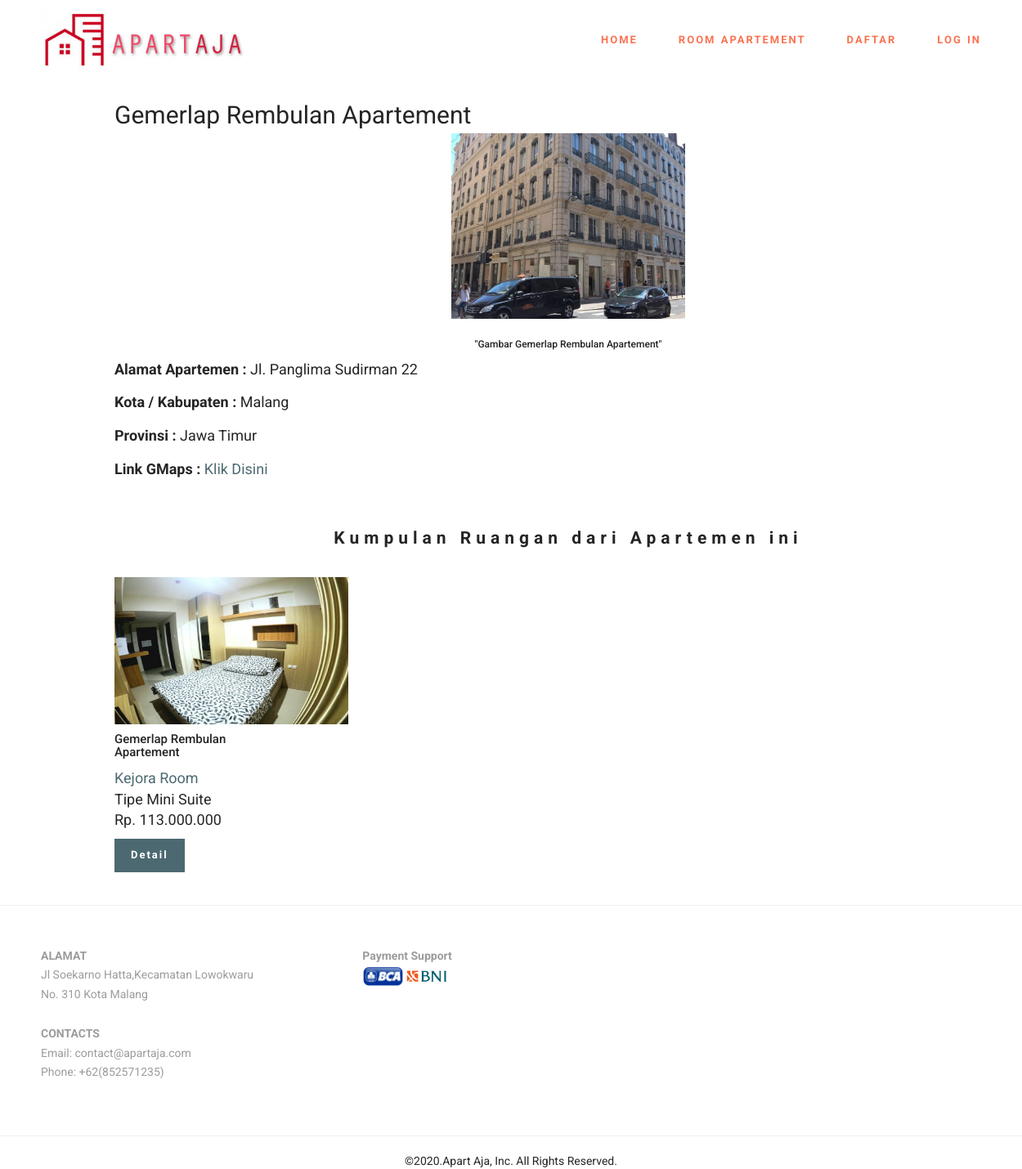
Before: /apartemen/detailApartemen/22 with the older database file.
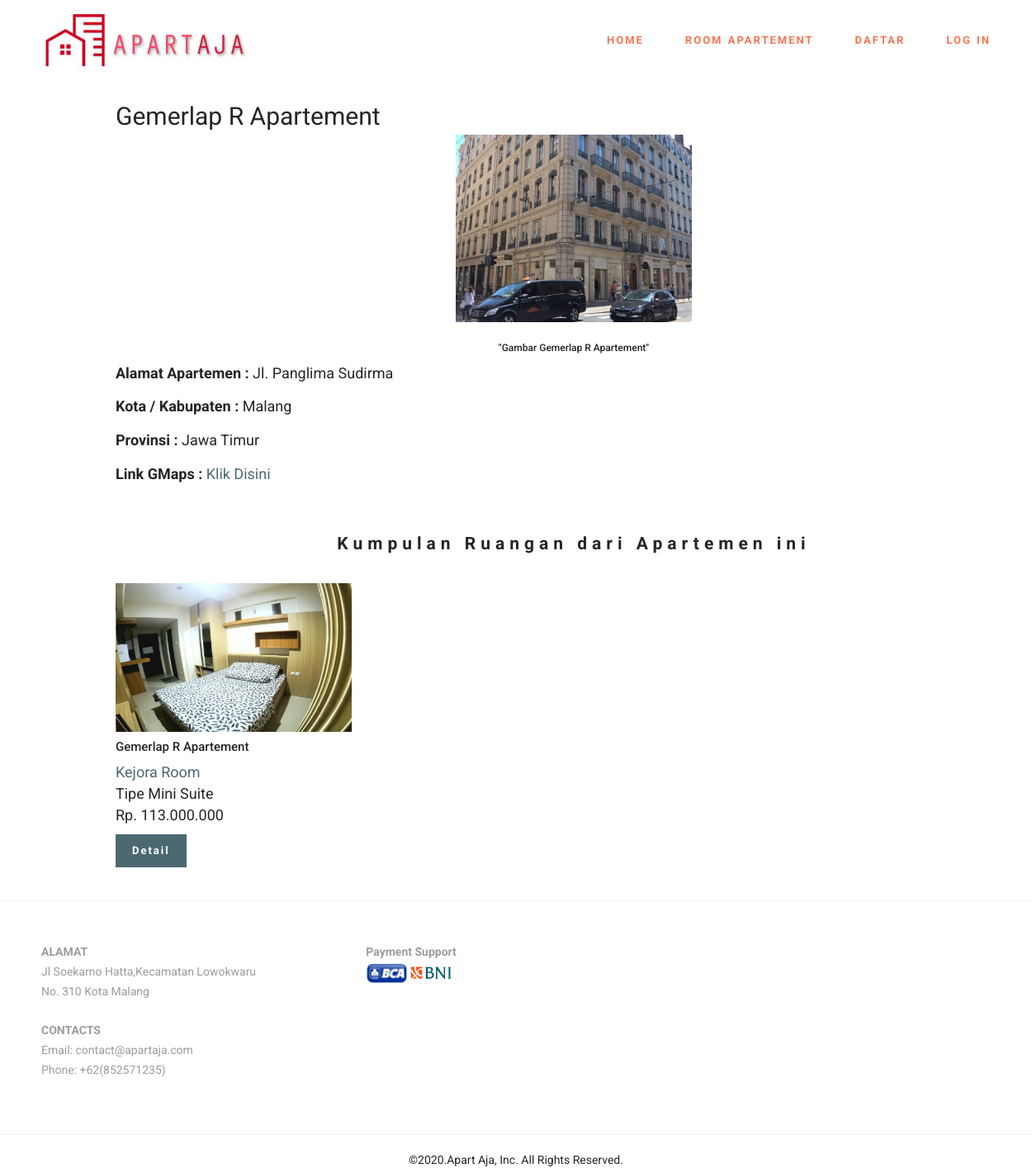
After: the same page with the newer database file.
### tables this page shows
CREATE TABLE `apartemen` (
  `id_apartemen` int(1) NOT NULL,
  `id_pengelola` int(1) NOT NULL,
  `nama_apartemen` varchar(10) NOT NULL,
  `alamat_apartemen` varchar(20) NOT NULL,
  `kota_kabupaten` varchar(20) NOT NULL,
  `provinsi` varchar(20) NOT NULL,
  `gambar_apartemen` text NOT NULL,
  `maps_link` text NOT NULL
);

CREATE TABLE `ruangan_apartemen` (
  `id_ruangan` int(2) NOT NULL,
  `id_apartemen` int(1) NOT NULL,
  `id_pengelola` int(1) NOT NULL,
  `nama_ruangan` varchar(20) NOT NULL,
  `jenis_ruangan` varchar(15) NOT NULL,
  `harga_beli` bigint(7) NOT NULL,
  `detail_ruangan` text NOT NULL,
  `sisa_ruang_apartemen` int(2) NOT NULL,
  `gambar_utama` text NOT NULL
);

### application/controllers/Apartemen.php (called while the page is built, shortened)
<?php
class Apartemen extends CI_Controller
{
    public function __construct()
    {
        $this->load->model('apartemen_model');
        $this->load->model('user_model');
        $this->load->model('ruangan_model');
    }
    public function detailApartemen($id)
    {
        $data['apart'] = $this->apartemen_model->getAllApartemenById($id);
        $data['ruanganapart'] = $this->ruangan_model->getAllRuanganByIdApartemen($id);
        $level = $this->session->userdata('level');
        if ($level == 'user' or $level == 'admin') {
            $this->load->view('templates/header-user', $data);
        } else {
            $this->load->view('templates/header-guest', $data);
        }
        $this->load->view('apartemen/detail', $data);
        $this->load->view('templates/footer');
    }
}

### index.php (called while the page is built, shortened)
<?php
require_once BASEPATH.'core/CodeIgniter.php';

### application/models/Apartemen_model.php (called while the page is built, shortened)
<?php
class apartemen_model extends CI_Model
{
    public function getAllApartemenById($id_apart)
    {
        $query = $this->db->query("SELECT * FROM apartemen as a JOIN pengelola_apartemen pa ON a.id_pengelola = pa.id_pengelola WHERE a.id_apartemen = '$id_apart'");
        return $query->result_array();
    }
}

### application/models/Ruangan_model.php (called while the page is built, shortened)
<?php
class ruangan_model extends CI_Model
{
	public function getAllRuanganByIdApartemen($id_apart)
	{
		$query = $this->db->query("SELECT * FROM ruangan_apartemen as ra JOIN apartemen a ON ra.id_apartemen = a.id_apartemen WHERE ra.id_apartemen = $id_apart");
		return $query->result_array();
	}
}

### application/views/apartemen/detail.php (the view, shortened to what this page needs)
<div class="container" style="padding: 20px; margin: 0 auto ;margin-top:100px;">
    <div class="row">
        <div class="col-md-12" style="margin-left:70px;margin-right:70px;">
            <?php
            foreach ($apart as $apartemen) {
            ?>
                <span style="margin-top:20px;margin-bottom: 20px;font-size: 30px"><?= $apartemen['nama_apartemen'] ?> Apartement</span>
                <div class="card-body" style="font-size: 18px">
                    <div class="card-body">
                        <center>
                            <img style="width:286px;margin-bottom: 15px" src="<?= base_url() ?>assets/img/gambar_apartemen/<?= $apartemen['gambar_apartemen'] ?>" alt="Card image cap">
                        </center>
                        <center>
                            <h5 class="card-title">"Gambar <?= $apartemen['nama_apartemen'] ?> Apartement"</h5>
                        </center>
                        <p class="card-text">
                            <label for=""><b>Alamat Apartemen : </b></label>
                            <?= $apartemen['alamat_apartemen']; ?>
                        </p>
                        <p class="card-text">
                            <label for=""><b>Kota / Kabupaten :</b></label>
                            <?= $apartemen['kota_kabupaten']; ?>
                        </p>
                        <p class="card-text">
                            <label for=""><b>Provinsi :</b></label>
                            <?= $apartemen['provinsi']; ?>
                        </p>
                        <p class="card-text">
                            <label for=""><b>Link GMaps :</b></label>
                            <a target="_blank" style="text-decoration: none" href="<?= $apartemen['maps_link']; ?>">Klik Disini</a>
                        </p>
                        <p class="card-text">
                            <label><b>
                                    <h3>
                                        <center>Kumpulan Ruangan dari Apartemen ini</center>
                                    </h3>
                                </b></label>
                        </p><br>
                        <?php
                        foreach ($ruanganapart as $ruanganApartemen) {
                        ?>
                            <div class="card" onclick="location.href='detail-ruang-apartemen.php?id_ruangan=<?= $ruanganApartemen['id_ruangan'] ?>'" style="width: 18rem;display:inline-block;cursor: pointer">
                                <img style="width:286px;height:180px" src="<?= base_url() ?>assets/img/gambar_ruangan/<?= $ruanganApartemen['gambar_utama'] ?>" alt="Card image cap">
                                <div class="card-body">
                                    <h4 class="card-title"><?= $ruanganApartemen['nama_apartemen'] ?> Apartement</h4>
                                    <p class="card-text"><a style="text-decoration: none;" href="detail-ruang-apartemen.php?id_ruangan=<?= $ruanganApartemen['id_ruangan'] ?>"><?= $ruanganApartemen['nama_ruangan'] ?> Room</a><br>Tipe <?= $ruanganApartemen['jenis_ruangan'] ?><br>Rp. <?= number_format($ruanganApartemen['harga_beli'], 0, ',', '.');; ?></p>
                                    <a href="detail-ruang-apartemen.php?id_ruangan=<?= $ruanganApartemen['id_ruangan'] ?>" class="btn btn-primary">Detail</a>
                                </div>
                            </div>
                        <?php
                        }
                        ?>
                    </div>
                <?php
            }
                ?>
                </div>
        </div>
    </div>
</div>

### application/views/templates/header-guest.php (shortened to what this page needs)
<!DOCTYPE html>
<html>
<head>
	<link rel="stylesheet" href="<?= base_url(); ?>assets/bootstrap/css/bootstrap.min.css">
	<link rel="stylesheet" href="<?= base_url(); ?>assets/animatecss/animate.min.css">
	<link rel="stylesheet" href="<?= base_url(); ?>assets/socicon/css/socicon.min.css">
	<link rel="stylesheet" href="<?= base_url(); ?>assets/mobirise/css/style.css">
	<link rel="stylesheet" href="<?= base_url(); ?>assets/mobirise-slider/style.css">
	<link rel="stylesheet" href="<?= base_url(); ?>assets/mobirise-gallery/style.css">
	<link rel="stylesheet" href="<?= base_url(); ?>assets/mobirise/css/mbr-additional.css" type="text/css">
</head>
<body>
	<section class="mbr-navbar mbr-navbar--freeze mbr-navbar--absolute mbr-navbar--sticky mbr-navbar--auto-collapse mbr-navbar--transparent" id="menu-3" data-rv-view="0">
		<div class="mbr-navbar__section mbr-section">
			<div class="mbr-section__container container">
				<div class="mbr-navbar__container">
					<div class="mbr-navbar__column mbr-navbar__column--s mbr-navbar__brand">
						<span class="mbr-navbar__brand-link mbr-brand mbr-brand--inline">
							<span class="mbr-brand__logo"><a href="<?= base_url() ?>"><img src="<?= base_url() ?>assets/images/logoapartaja-350x105.jpg" class="mbr-navbar__brand-img mbr-brand__img"></a></span>
						</span>
					</div>
					<div class="mbr-navbar__column mbr-navbar__menu">
						<nav class="mbr-navbar__menu-box mbr-navbar__menu-box--inline-right">
							<div class="mbr-navbar__column">
								<ul class="mbr-navbar__items mbr-navbar__items--right float-left mbr-buttons mbr-buttons--freeze mbr-buttons--right btn-decorator mbr-buttons--active mbr-buttons--only-links">
									<li class="mbr-navbar__item"><a class="mbr-buttons__link btn text-danger" href="<?= base_url(); ?>">HOME</a></li>
									<li class="mbr-navbar__item"><a class="mbr-buttons__link btn text-danger" href="<?= base_url(); ?>ruangan">ROOM APARTEMENT</a></li>
									<li class="mbr-navbar__item"><a class="mbr-buttons__link btn text-danger" href="<?= base_url() ?>auth/registerUser">DAFTAR</a></li>
									<li class="mbr-navbar__item"><a class="mbr-buttons__link btn text-danger" href="<?= base_url(); ?>auth/loginUser">LOG IN</a></li>
								</ul>
							</div>
						</nav>
					</div>
				</div>
			</div>
		</div>
	</section>

### application/views/templates/footer.php (shortened to what this page needs)
<hr>
<section class="mbr-section mbr-section--relative mbr-section--fixed-size" id="contacts3-v" data-rv-view="140" style="background-color: rgb(255, 255, 255);">
	<div class="mbr-section__container container">
		<div class="mbr-contacts mbr-contacts--wysiwyg row" style="padding-top: 30px; padding-bottom: 45px;">
			<div class="col-sm-8">
				<div class="row">
					<div class="col-sm-6">
						<p class="mbr-contacts__text"><strong>ALAMAT</strong><br>Jl Soekarno Hatta,Kecamatan Lowokwaru&nbsp;<br>No. 310 Kota Malang<br><br>
							<strong>CONTACTS</strong><br>
							Email: contact@apartaja.com<br>
							Phone: +62(852571235)<br>
					</div>
					<div class="col-sm-6">
						<p class="mbr-contacts__text"><strong>Payment Support</strong><br><img src="<?= base_url(); ?>assets/images/logo-bca.png" style="width:50px"> <img src="<?= base_url(); ?>assets/images/BNI_logo.svg" style="width:50px">&nbsp;
					</div>
					<div class="col-sm-6">
					</div>
				</div>
			</div>
		</div>
	</div>
</section>
<hr>
<center>&copy;<?= date('Y') ?>.Apart Aja, Inc. All Rights Reserved.</center>
</body>
</html>

### assets/mobirise/css/style.css (style rules this page uses)
html { position: relative; min-height: 100%; }
.mbr-navbar { position: relative; width: 100%; }
.mbr-navbar:before { content: ""; display: block; }
.mbr-navbar__brand-link:after, .mbr-navbar__brand-img { max-height: 74px; height: 100%; }
.mbr-navbar:before, .mbr-navbar__container { height: 98px; }
.mbr-navbar__brand-img { position: relative; }
.mbr-navbar__brand-img, .mbr-navbar__container, .mbr-navbar__section { -webkit-transition: all 300ms ease-in-out 0s; -o-transition: all 300ms ease-in-out 0s; transition: all 300ms ease-in-out 0s; }
.mbr-navbar__section { background: #2c2c2c; height: auto; position: absolute; top: 0; width: 100%; z-index: 1000; }
.mbr-navbar__container { display: table; padding: 12px 0; width: 100%; }
.mbr-navbar__menu-box { display: table; width: 100%; }
.mbr-navbar__menu-box--inline-left, .mbr-navbar__menu-box--inline-center, .mbr-navbar__menu-box--inline-right { display: block; text-align: left; }
.mbr-navbar__menu-box--inline-right { text-align: right; }
.mbr-navbar__column { display: table-cell; vertical-align: middle; }
.mbr-navbar__column--s { width: 20%; }
.mbr-navbar__menu-box--inline-left .mbr-navbar__column, .mbr-navbar__menu-box--inline-center .mbr-navbar__column, .mbr-navbar__menu-box--inline-right .mbr-navbar__column { display: inline-block; }
.mbr-navbar__items { float: left; padding-left: 0px; position: relative; left: -20px; }
.mbr-navbar__items--right { float: right; left: 0; }
.float-left { float: left; }
.mbr-navbar__item { display: block; float: left; position: relative; }
.mbr-navbar--sticky .mbr-navbar__section { position: fixed; }
.mbr-navbar--absolute { position: absolute; }
.mbr-navbar--transparent .mbr-navbar__section { background: none; }
.mbr-brand { display: block; float: left; position: relative; }
.mbr-brand, .mbr-brand:hover { text-decoration: none; }
.mbr-brand--inline { display: table; }
.mbr-brand--inline:after { content: ""; display: table-cell; width: 1px; }
.mbr-brand--inline .mbr-brand__logo, .mbr-brand--inline .mbr-brand__name { display: table-cell; vertical-align: middle; }
.mbr-brand--inline .mbr-brand__logo { padding-right: 10px; }
.mbr-section { padding: 0 20px; }
.mbr-section--relative { position: relative; }
.mbr-section--fixed-size { overflow: hidden; }
.mbr-section__container { padding: 0; position: relative; z-index: 3; }
.mbr-contacts { color: #9c9c9c; font-size: 14px; line-height: 1.7em; padding: 45px 0 46px; }
.mbr-contacts__text { margin: 0; }
.mbr-buttons { margin: -26px 0 13px 0; position: relative; text-align: left; top: 26px; }
.mbr-buttons__btn, .mbr-buttons__link { margin: 0 10px 13px 0; }
.mbr-buttons__btn, .mbr-buttons__link, .mbr-buttons__btn:hover, .mbr-buttons__link:hover { text-decoration: none; }
.mbr-buttons--only-links { left: -20px; }
.mbr-buttons--right { text-align: right; }
.mbr-buttons--right .mbr-buttons__btn, .mbr-buttons--right .mbr-buttons__link { margin: 0 0 13px 10px; }
.mbr-buttons--right.mbr-buttons--only-links { left: 20px; }

Changed rows visible on the page:
changed apartemen "Malang": nama_apartemen "Gemerlap Rembulan" → "Gemerlap R"; alamat_apartemen "Jl. Panglima Sudirman 22" → "Jl. Panglima Sudirma"
changed through a linked row, ruangan_apartemen "Kejora": id_apartemen.nama_apartemen "Gemerlap Rembulan" → "Gemerlap R"
